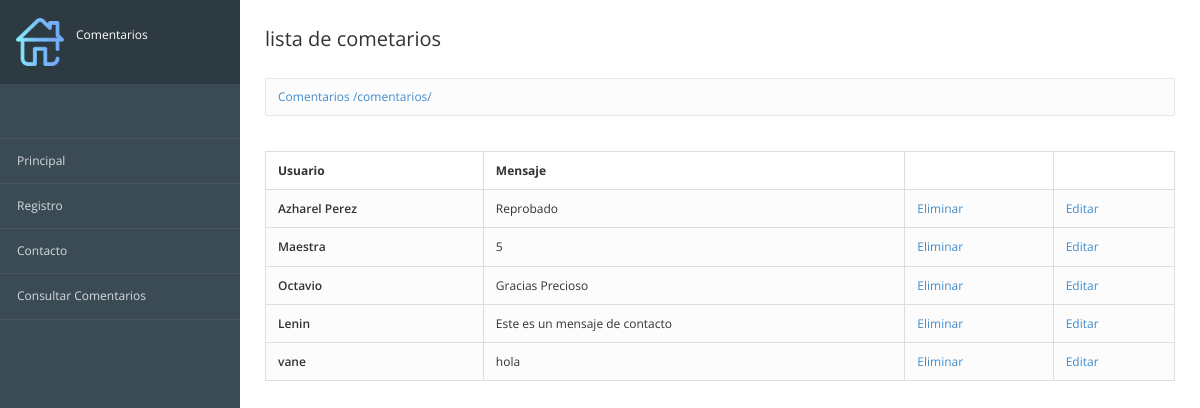
/comentarios/, run on the app's committed database.
### registros/models.py (models this page shows, shortened)
class ComentarioContacto(models.Model):
    id=models.AutoField(primary_key=True, verbose_name="Clave")
    usuario=models.TextField(verbose_name="Usuario")
    mensaje=models.TextField(verbose_name="Comentario")
    created=models.DateTimeField(auto_now_add=True, verbose_name="Registrado")
    class Meta:
        verbose_name="Comentario Contacto"
        verbose_name_plural="Comentarios Contacto"
        ordering=["-created"]   #el menos indica que se ordenará del más reciente al más viejo

### registros/views.py (the view)
# urls.py: path('comentarios/',views_registros.Comentarios, name="Comentarios" ),
def Comentarios(request):
    comentarios=ComentarioContacto.objects.all() #all recupera todos los objetos del modelo(registros de la tabla alumnos)
    return render(request, "registros/ConsultaComentarios.html",{'comentarios':comentarios})

### registros/templates/registros/ConsultaComentarios.html (shortened to what this page needs)
{% extends "inicio/encabezado.html" %}
{% block imagen %}
    {% load static %}
    {% static 'inicio/images/home.png' %}
{% endblock %}
{% block texto %} Comentarios {% endblock %}
{% block contenido %}
<div class="page-header">
	<div class="page-title">
		<h3>lista de cometarios
		</h3>
	</div>
</div>
{% block nav %}
<div class="breadcrumb-line">
	<ul class="breadcrumb">
		<a href="{%url 'Comentarios'%}">
			{%if request.path == ' / ' %}
			Comentarios
			{%else%}
			Comentarios {{request.path}}
			{% endif %}
		</a>
	</ul>
</div>
{% endblock %}
<table class="table table-bordered table-striped">
	<thead>
		<tr>
			<th>Usuario</th>
			<th>Mensaje</th>
			<th></th>
			<th></th>
		</tr>
	</thead>
	<tbody>
		{% for comentario in comentarios %}
		<tr>
			<td class="text-semibold">{{comentario.usuario}}</td>
			<td class="muted">{{comentario.mensaje}}</td>
			<td class"text-center">
				<a href="{%url 'Eliminar' comentario.id%}">Eliminar</a>
			</td>
			<td class"text-center">
				<a href="{%url 'ConsultaIndividual' comentario.id%}">Editar</a>
			</td>
		<tr>
		{% endfor %}
	</tbody>
</table>
{% endblock %}

### inicio/static/inicio/css/londinium-theme.css (style rules this page uses)
.panel-toolbar:after, .page-header:after, .header-bar-stats .page-stats li:after, .panel-heading:after { content: ""; display: table; clear: both; }
html { height: 100%; }
body { font-family: 'Open Sans', sans-serif; font-size: 12px; position: relative; min-height: 100%; }
a { cursor: pointer; }
h1, h2, h3, h4, h5, h6, .h1, .h2, .h3, .h4, .h5, .h6 { font-weight: 600; line-height: 1.42857143; margin-top: 0; }
h3, .h3 { font-size: 20px; }
ul, ol { padding-left: 16px; }
.text-semibold { font-weight: 600; }
.page-header { padding: 0; margin: 0; position: relative; border: 0; }
.page-title { float: left; }
.page-title h3 { padding: 29px 0; margin: 0; font-weight: 400; line-height: 20px; }
.breadcrumb { padding: 9px 12px 10px 12px; float: left; margin: 0; background: none; border-radius: 0; }
.table { margin-bottom: 0; }
.table > thead > tr > th { border-bottom-width: 1px; outline: 0; }
.table > thead > tr > th, .table > tbody > tr > th, .table > tfoot > tr > th, .table > thead > tr > td, .table > tbody > tr > td, .table > tfoot > tr > td { vertical-align: middle; padding: 10px 12px; }
.table-striped > tbody > tr:nth-child(odd) > td, .table-striped > tbody > tr:nth-child(odd) > th, .table-hover > tbody > tr:hover > td, .table-hover > tbody > tr:hover > th { background-color: #fcfcfc; }

### data on the page
ComentarioContacto: usuario "Azharel Perez", mensaje "Reprobado"
ComentarioContacto: usuario "Maestra", mensaje "5"
ComentarioContacto: usuario "Octavio", mensaje "Gracias Precioso"
ComentarioContacto: usuario "Lenin", mensaje "Este es un mensaje de contacto"
ComentarioContacto: usuario "vane", mensaje "hola"

### other printed values
{{ request.path }} "/comentarios/"
